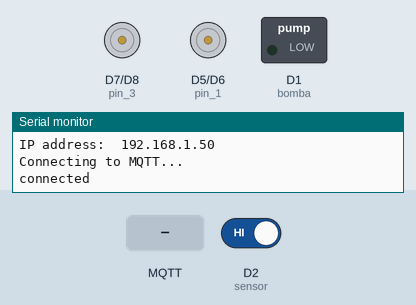
The sketch below on a simulated ESP8266 (NodeMCU). On the bench: motor-driver pin pairs drawn as motors (green arrow = first pin HIGH = forward, orange = second pin HIGH = backward, longer = more drive), switched loads named in the sketch (green lamp = pin HIGH), the last lines printed to the serial monitor. The test bench sets the inputs (shaded band); at power-on: D2 (sensor) HIGH. WiFi joins after 1.5 s; servers stay silent unless stated; no MQTT or app messages arrive unless stated.

Above: at 3.2 s.
3.3 s: MQTT message "/feeder/comer" arrives on the first subscribed topic
At 3.76 s:
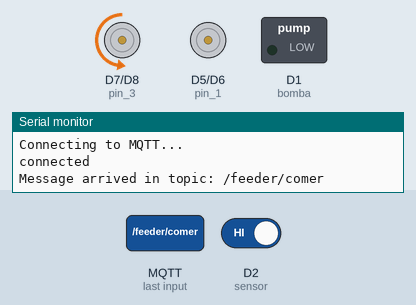
At 6.0 s:
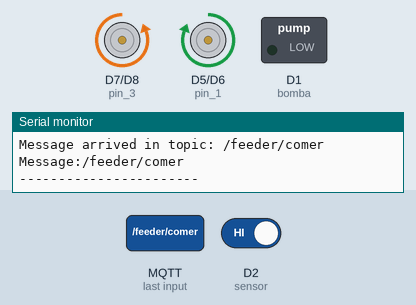
6.3 s: MQTT message "/feeder/beber" arrives on the first subscribed topic
9.3 s: D2 (sensor) driven LOW
At 9.7 s:
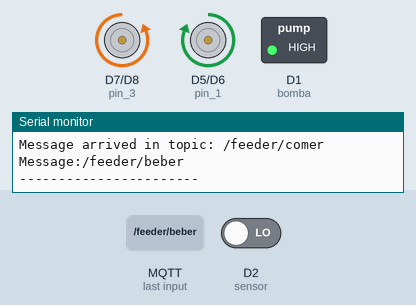
Timing chart, 0 to 12.3 s (numbered marks = the images above; inputs shaded):
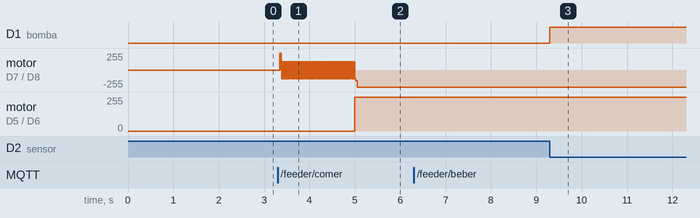

Measured:
- after the input at 3.3 s, motor on D5 (pin_1) / D6 (pin_2): stopped → forward 255/255 after 1.7 s
- after the input at 9.3 s, D1 (bomba): LOW → HIGH at once

The sketch:

alimentador_de_mascotas.ino
```cpp
#include <ESP8266WiFi.h>        // Include the Wi-Fi library
#include <PubSubClient.h>       // MQTT pub sub client

const char* ssid     = "UTN-IOT";  // The SSID (name) of the Wi-Fi network you want to connect to
const char* password = "123456789";     // The password of the Wi-Fi network

const char* mqttServer = "postman.cloudmqtt.com";
const int mqttPort = 13850;
const char* mqttUser = "vibbfwta";
const char* mqttPassword = "oouQQ8IW43dO";

/*
Pines
NodeMCU   Driver ULN200
  D5          IN1
  D6          IN2
  D7          IN3
  D8          IN4
*/

int retardo=5;          // Tiempo de retardo en milisegundos (Velocidad del Motor)
int numero_pasos;       // Valor en grados donde se encuentra el motor
String leeCadena;       // Almacena la cadena de datos recibida
int pin_1 = D5;
int pin_2 = D6;
int pin_3 = D7;
int pin_4 = D8;
int grados = 0;
int bomba = D1;
int sensor = D2;

WiFiClient espClient;
PubSubClient client(espClient);

void setup() {
  Serial.begin(9600);     // inicializamos el puerto serie a 9600 baudios
  pinMode(pin_4, OUTPUT);    // Pin D8 conectar a IN4
  pinMode(pin_3, OUTPUT);    // Pin D7 conectar a IN3
  pinMode(pin_2, OUTPUT);    // Pin D6 conectar a IN2
  pinMode(pin_1, OUTPUT);    // Pin D5 conectar a IN1
  pinMode(bomba, OUTPUT);
  pinMode(sensor, INPUT);

  Serial.println('\n');
  WiFi.begin(ssid, password); // Connect to the network
  Serial.print("Connecting to "); Serial.print(ssid); Serial.println(" ...");

  int i = 0;
  while (WiFi.status() != WL_CONNECTED) { // Wait for the Wi-Fi to connect
    delay(1000);
    Serial.print(++i); Serial.print(' ');
  }

  Serial.println('\n');
  Serial.println("Connection established!");
  Serial.print("IP address:\t");
  Serial.println(WiFi.localIP()); // Send the IP address of the ESP8266 to the computer

  client.setServer(mqttServer, mqttPort);
  client.setCallback(callback);

  while (!client.connected()) {
    Serial.println("Connecting to MQTT...");

    if (client.connect("ESP8266Client", mqttUser, mqttPassword )) {

      Serial.println("connected");

    } else {

      Serial.print("failed with state ");
      Serial.println(client.state());
      delay(2000);

    }
  }

  client.publish("esp/test", "Hello from ESP8266");
  client.subscribe("/feeder/comer");
  client.subscribe("/feeder/beber");
  client.subscribe("/feeder/calibrar");
}

void loop() {

  client.loop();

  while (Serial.available()) {   // Leer el valor enviado por el Puerto serial
    delay(retardo);
    char c  = Serial.read();     // Lee los caracteres
    leeCadena += c;              // Convierte Caracteres a cadena de caracteres
  }

  leeCadena.trim();

  /*
   * Si la mascota anda cerca, prendemos la fuente de agua por un rato
   */
   int sensorValue;
  sensorValue = digitalRead(sensor);
  if (sensorValue == LOW) {
    digitalWrite(bomba, HIGH);
    client.publish("/feeder/presencia", "Gato cerca! ");
    delay(5000);
    digitalWrite(bomba, LOW);
    client.publish("/feeder/presencia", "");
  }

  leeCadena = "";   // Inicializamos la cadena de caracteres recibidos
  apagado();        // Apagado del Motor para que no se caliente
}

// Pasos
void paso() {
  digitalWrite(pin_4, HIGH);
  digitalWrite(pin_3, HIGH);
  digitalWrite(pin_2, LOW);
  digitalWrite(pin_1, LOW);
  delay(retardo);
  digitalWrite(pin_4, LOW);
  digitalWrite(pin_3, HIGH);
  digitalWrite(pin_2, HIGH);
  digitalWrite(pin_1, LOW);
  delay(retardo);
  digitalWrite(pin_4, LOW);
  digitalWrite(pin_3, LOW);
  digitalWrite(pin_2, HIGH);
  digitalWrite(pin_1, HIGH);
  delay(retardo);
  digitalWrite(pin_4, HIGH);
  digitalWrite(pin_3, LOW);
  digitalWrite(pin_2, LOW);
  digitalWrite(pin_1, HIGH);
  delay(retardo);
}

// Apagado del Motor
void apagado() {
  digitalWrite(11, LOW);
  digitalWrite(10, LOW);
  digitalWrite(9, LOW);
  digitalWrite(8, LOW);
}

void callback(char* topic, byte* payload, unsigned int length) {
  Serial.println();
  Serial.print("Message arrived in topic: ");
  Serial.println(topic);

  /*
   * Le damos de comer
   */
  if (String(topic) == "/feeder/comer") {
    grados += 60 * 1.4222222222;
    while (grados > numero_pasos){   // Giro en grados
      paso();
      numero_pasos = numero_pasos + 1;
    }
  }

  /*
   * Prendemos la fuente de agua por un rato
   */
  if (String(topic) == "/feeder/beber") {
    digitalWrite(bomba, HIGH);
    delay(3000);
    digitalWrite(bomba, LOW);
  }

  /*
   * Clibra la posicion del alimentador
   */
  if (String(topic) == "/feeder/calibrar") {
    grados += 10 * 1.4222222222;
    while (grados > numero_pasos){   // Giro en grados
      paso();
      numero_pasos = numero_pasos + 1;
    }
  }

  Serial.print("Message:");
  for (int i = 0; i < length; i++) {
    Serial.print((char)payload[i]);
  }

  Serial.println();
  Serial.println("-----------------------");

}
```
